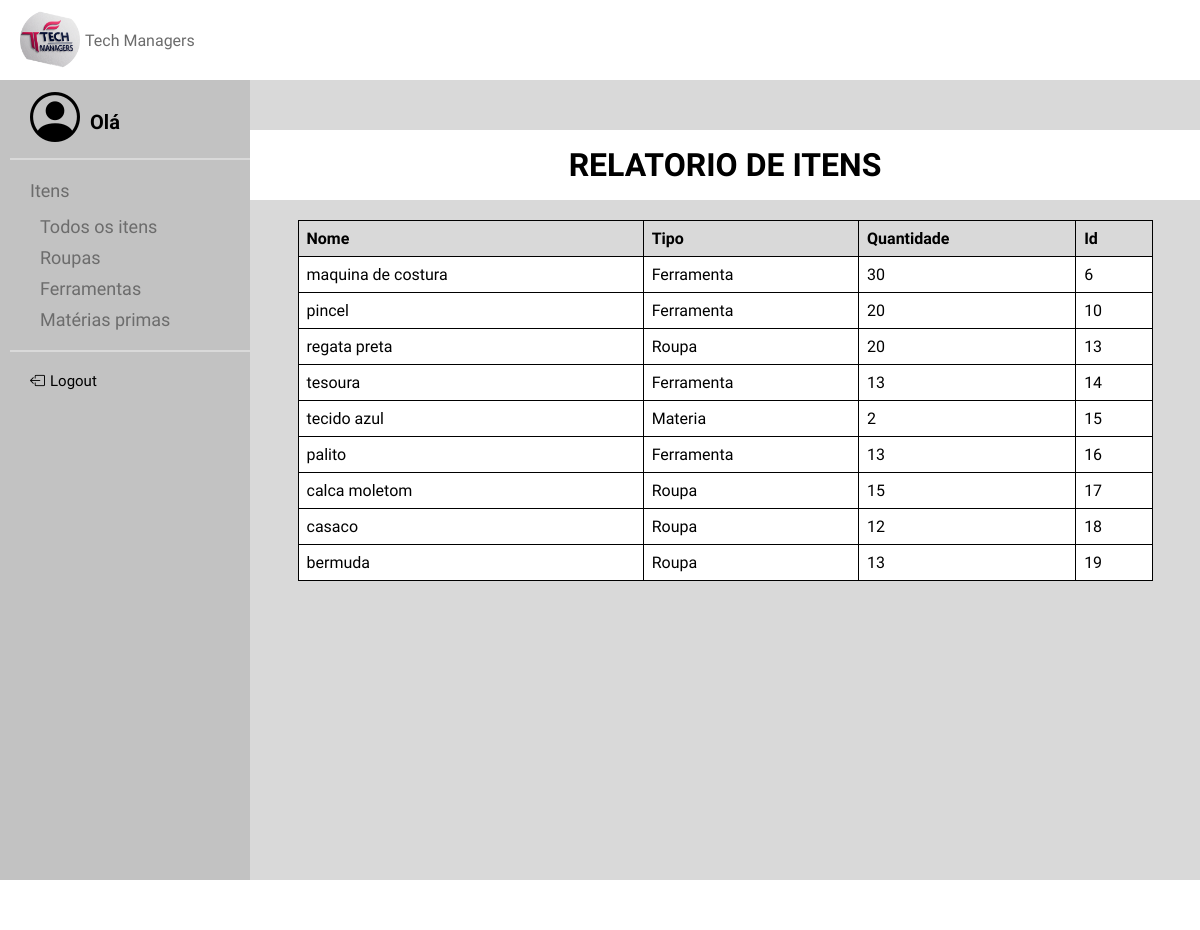
Before: /TelaRelatorio with the older database file.
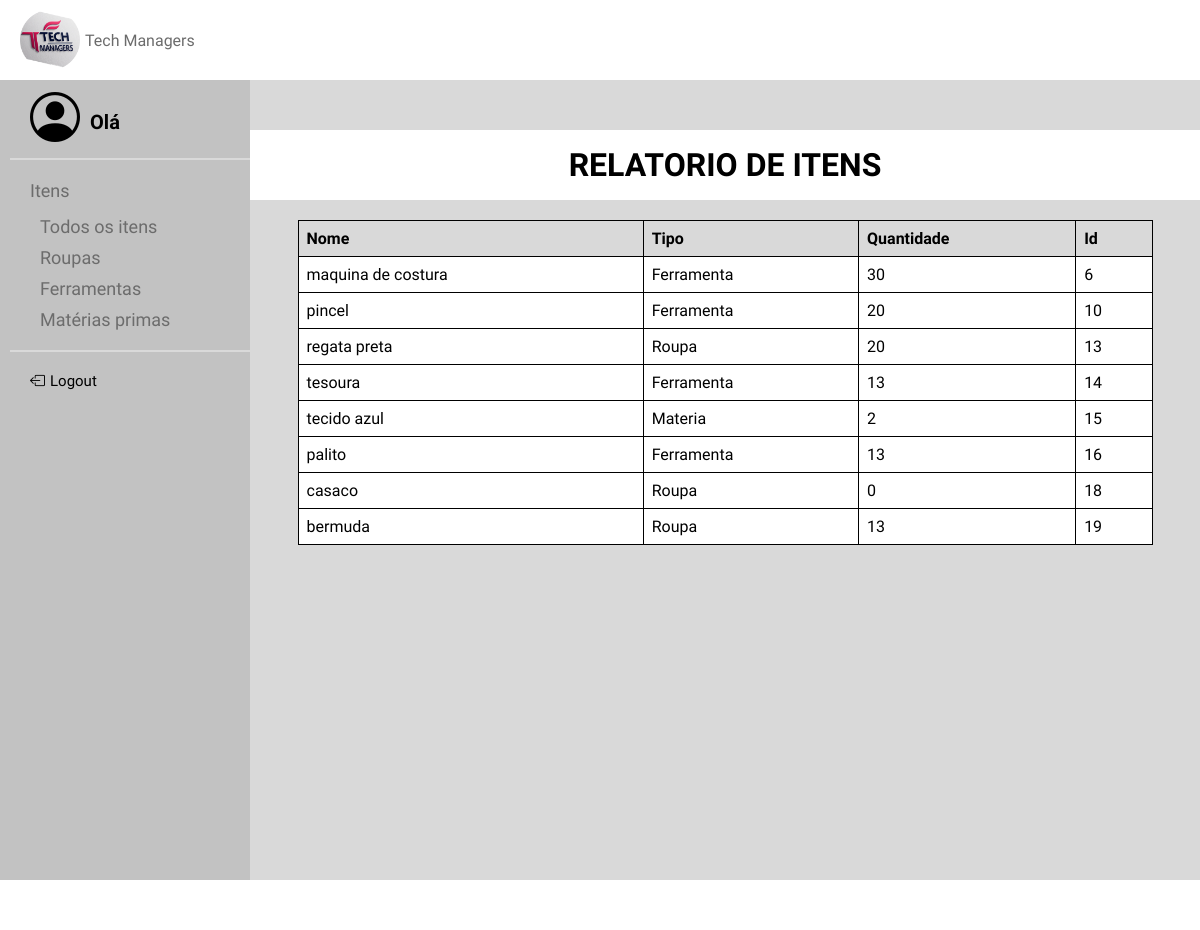
After: the same page with the newer database file.
### models.py (models this page shows, shortened)
class ITEM(Base):
    __tablename__ = 'item'
    id = Column(Integer, primary_key=True, unique=True, nullable=False, index=True)
    nome = Column(String(40), nullable=False, index=True)
    tipo = Column(String(40), nullable=False, index=True)
    quantidade = Column(Integer, nullable=False, index=True)

### app.py (the view)
@app.route('/TelaRelatorio', methods=['GET'])
def TelaRelatorio():
    itens = ITEM.query.all()
    return render_template("RelatorioItens.html", itens=itens)

### templates/RelatorioItens.html
<!DOCTYPE html>
{% extends "base.html" %}
{% block conteudo %}
    <link rel="stylesheet" href="../static/RelatorioItens.css">
    <h1>RELATORIO DE ITENS</h1>
    <table>
        <thead>
        <tr>
            <th>Nome</th>
            <th>Tipo</th>
            <th>Quantidade</th>
            <th>Id</th>
        </tr>
        </thead>
        <tbody>
        {% for item in itens %}
        <tr>
            <td>{{ item.nome }}</td>
            <td>{{ item.tipo }}</td>
            <td>{{ item.quantidade }}</td>
            <td>{{ item.id }}</td>
        </tr>
        {% endfor %}
        </tbody>
    </table>
{% endblock %}

### templates/base.html (shortened to what this page needs)
<!DOCTYPE html>
<html lang="pt-br">
<head>
    <link rel="stylesheet" href="https://cdn.jsdelivr.net/npm/bootstrap-icons@1.10.5/font/bootstrap-icons.css">
    <link rel="stylesheet" href="/static/base.css">
</head>
<body>
<header>
    <a class="navbar-brand" id="logo">
        <img src="../static/imagens/logo.png" width="60" height="60">
        <strong class="koulen-regular" id="txt_logo">Tech Managers</strong>
    </a>
</header>
<aside class="sidebar">
    {% if 'admin' in session and session['admin'] %}
        <div class="pessoa"><i class="bi bi-person-circle" id="person"></i>
            <p>Olá Admin</p></div>
        <hr>
        <dl class="lista">
            <dt class="dt1" id="txt"><a href="{{ url_for('telafuncionarios') }}">Funcionarios</a></dt>
            <dt class="dt2" id="txt"><a href="{{ url_for('telaitens') }}">Itens</a></dt>
            <dd class="dd1" id="txt"><a href="{{ url_for('telaitens') }}">Todos os itens</a></dd>
            <dd class="dd2" id="txt"><a href="{{ url_for('tela_roupas') }}">Roupas</a></dd>
            <dd class="dd3" id="txt"><a href="{{ url_for('tela_ferramentas') }}">Ferramentas</a></dd>
            <dd class="dd4" id="txt"><a href="{{ url_for('tela_materia_prima') }}">Matérias primas</a></dd>
        </dl>
    {% else %}
        <div class="pessoa"><i class="bi bi-person-circle" id="person"></i>
            <p>Olá {{ session['nome_funcionario'] }}</p></div>
        <hr>
        <dl class="lista">
            <dt class="dt2" id="txt"><a href="{{ url_for('TelaFI') }}">Itens</a></dt>
            <dd class="dd1" id="txt"><a href="{{ url_for('TelaFI') }}">Todos os itens</a></dd>
            <dd class="dd2" id="txt"><a href="{{ url_for('tela_roupas') }}">Roupas</a></dd>
            <dd class="dd3" id="txt"><a href="{{ url_for('tela_ferramentas') }}">Ferramentas</a></dd>
            <dd class="dd4" id="txt"><a href="{{ url_for('tela_materia_prima') }}">Matérias primas</a></dd>
        </dl>
    {% endif %}
        <hr>
        <div class="deslogar"><i class="bi bi-box-arrow-left" id="logout"></i>
            <a href="{{ url_for('logout') }}">Logout</a></div>
</aside>
<main>
    <div class="meio">
        {% block conteudo %}
        {% endblock %}
    </div>
</main>
<footer>
</footer>
</body>
</html>

### static/base.css (style rules this page uses)
* { margin: 0; padding: 0; }
.koulen-regular { font-family: "Koulen", sans-serif; font-weight: 400; font-style: normal; }
body { background-color: #d9d9d9; display: grid; grid-template-columns: auto 1fr 1fr; }
header { width: 100%; height: 80px; background-color: #ffffff; display: flex; flex-direction: row; padding-left: 20px; justify-items: center; text-align: center; justify-content: flex-start; grid-column: span 3; }
#logo { margin-right: auto; display: flex; text-align: center; align-items: center; gap: 5px; width: auto; height: auto; }
main { height: 100%; width: 100%; min-height:100vh; display: flex; flex-direction: row; align-items: start; grid-column: span 2; }
footer { height: 50px; width: 100%; background-color: white; grid-column: span 3; }
aside hr { border: 1px solid #d9d9d9; margin-top: 10px; margin-bottom: 20px; margin-left: 10px; }
aside { height: inherit; width: 250px; background-color: #C2C2C2; color: #6c6c6c; padding-top: 10px; font-family: "Mako", sans-serif; font-size: 18px; display: flex; flex-direction: column; grid-column: span 1; }
#person { color: black; font-size: 50px; }
.pessoa { display: flex; flex-direction: row; font-size: 20px; margin-left: 30px; }
.pessoa p { margin-top: 20px; margin-left: 10px; color: black; font-weight: bold; }
#logout { color: black; font-size: 15px; }
.deslogar { display: flex; flex-direction: row; font-size: 15px; margin-left: 30px; color: black; }
.deslogar a { margin-left: 5px; color: black; }
dl { margin-left: 10px; display: flex; flex-direction: column; }
dt { margin-left: 20px; margin-bottom: 10px; }
.dt2 { margin-bottom: 15px; }
dd { margin-left: 30px; margin-bottom: 10px; }
.meio { width: 100%; height: 100%; background-color: #d9d9d9; }
a { text-decoration: none; color: #6c6c6c; }

### static/RelatorioItens.css (style rules this page uses)
h1 { width: 100%; height: 70px; display: flex; background-color: white; align-items: center; justify-content: center; text-align: center; margin-bottom: 20px; font-family: "Koulen", sans-serif; align-self: center; justify-self: center; margin-top: 50px; }
.meio { display: flex; flex-direction: column; align-items: center; }
table { width: 90%; border-collapse: collapse; align-self: center; justify-self: center; font-family: "Koulen", sans-serif; }
th, td { border: 1px solid black; padding: 8px; text-align: left; }
th { background-color: #d9d9d9; }
td { background-color: white; }

Changed rows visible on the page:
removed ITEM: nome "calca moletom", tipo "Roupa", quantidade "15", id "17"
changed ITEM "casaco": quantidade "12" → "0"
